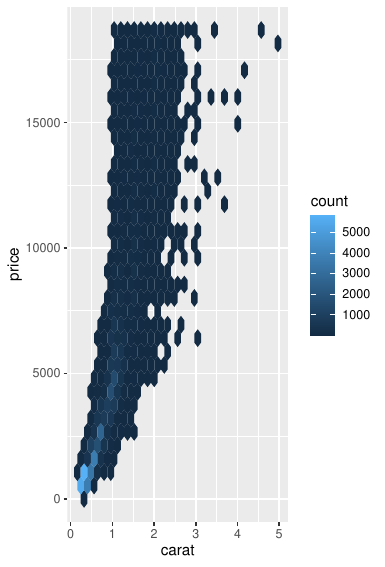

Reproduce this figure in R.
library(tidyverse)

ggplot(diamonds, aes(carat, price)) +
  geom_hex()

ggsave("diamonds.pdf")
#ggsave("diamonds.png")
write_csv(diamonds, "diamonds.csv")